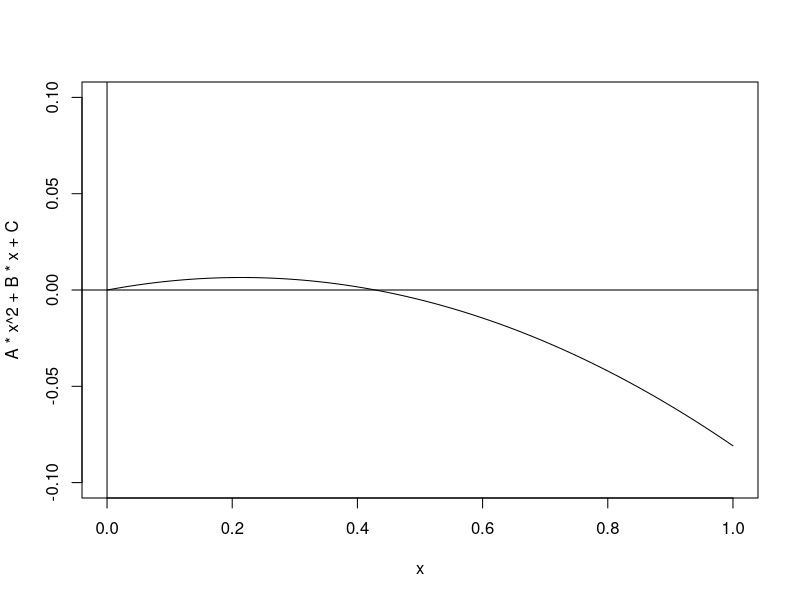
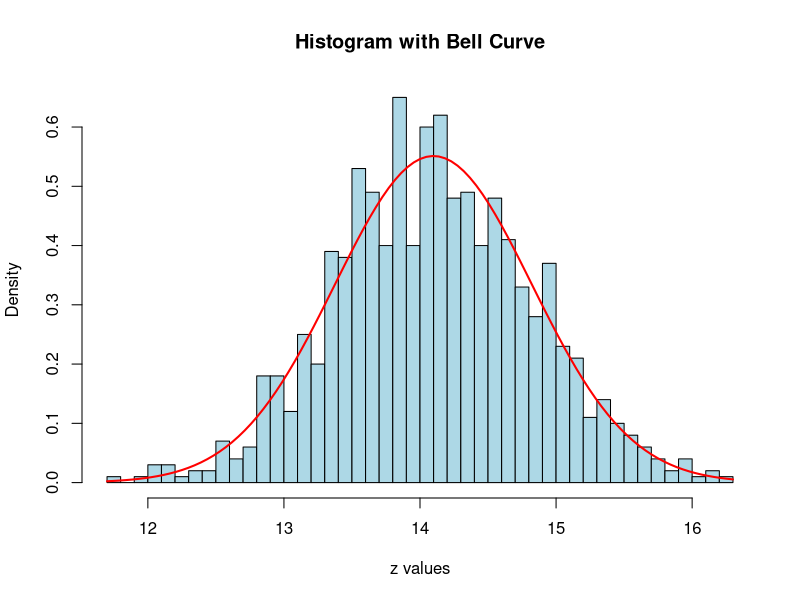
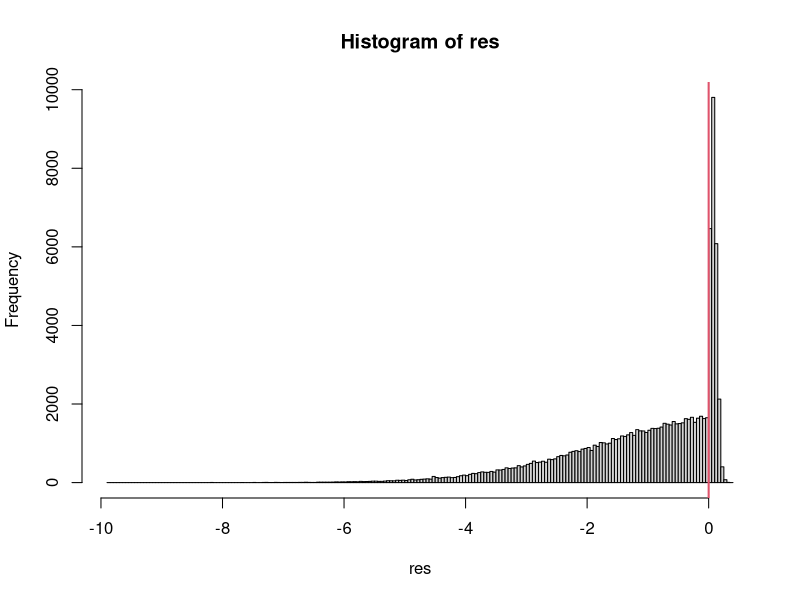
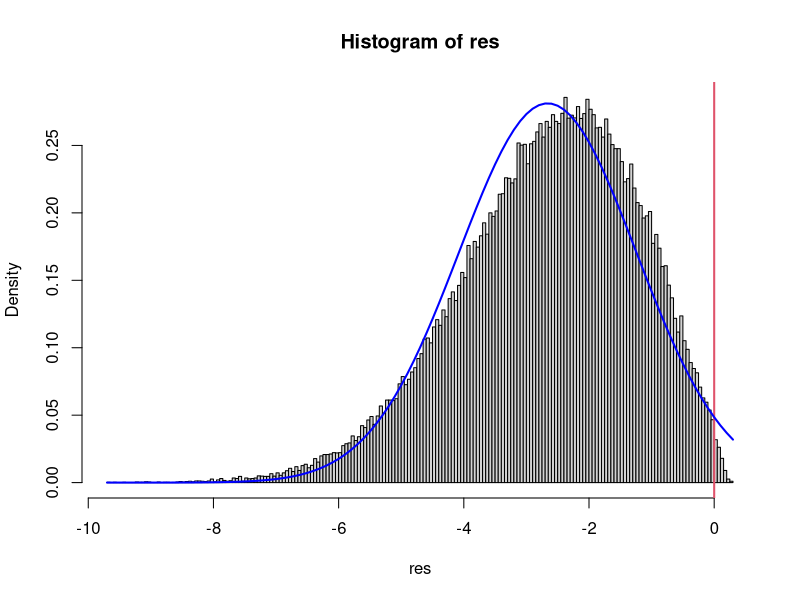

Reproduce these figures in R, in order. (Note: a time limit stopped this script after it produced the figures.)


t <- 10^3

y <- rnorm(t)
cumy <- c(0,cumsum(y))

r <- 20
s <- 50

meany <- function(u,v)
{
 (cumy[v+1] - cumy[u+1])/(v-u)
}
Qdiff <- function(u,v)
{
  (v*meany(0,v)^2 - u*meany(0,u)^2) / (v - u)
}

A <- -meany(r,s)^2 + Qdiff(r,s)
B <- meany(r,s)*meany(s,t) - Qdiff(r,s) - Qdiff(s,t)
C <- -meany(s,t)^2 + Qdiff(s,t)


curve(A*x^2 + B*x+C, xlim = c(0,1), ylim = c(-0.1,0.1))
abline(v=0,h=0)


###########################

z <- NULL
m <- 10^3
n <- 200
for(i in 1:m)
{
  y <- rnorm(n)
  z <- c(z, sqrt(sum(y^2)))
}

hist(z, breaks = 50, probability = TRUE,
     main = "Histogram with Bell Curve",
     xlab = "z values", col = "lightblue")

# Add the bell curve (normal distribution)
curve(dnorm(x, mean = base::mean(z), sd = sd(z)),
      col = "red", lwd = 2, add = TRUE)



#################################################################################
#################################################################################


t <- 101

y <- rnorm(t)
cumy <- c(0,cumsum(y))

s <- 100
r <- 1


################################################################################################
################################################################################################
################################################################################################

pruning <- function(r,s,t)
{
  y <- rnorm(t)
  cumy <- c(0,cumsum(y))
  meany <- function(u,v){(cumy[v+1] - cumy[u+1])/(v-u)}
  res <- sqrt(r/s)*abs(meany(0,r) - meany(r,s))  - abs(meany(s,t) - meany(r,s)) - sqrt(s/t)*abs(meany(0,s) - meany(s,t))
  return(res)
}

################################################

pruning_dim <- function(r,s,t, dim = 2)
{
  y <- matrix(rnorm(t * dim), nrow = dim, ncol = t)
  cumy <- cbind(0,t(apply(y, 1, cumsum)))
  meany <- function(u,v){(cumy[,v+1] - cumy[,u+1])/(v-u)}
  res <- sqrt(r/s)*sqrt(sum((meany(0,r) - meany(r,s))^2)) - sqrt(sum((meany(s,t) - meany(r,s))^2)) - sqrt(s/t)*sqrt(sum((meany(0,s) - meany(s,t))^2))
  return(res)
}

################################################

m <- 10^5
t <- 10
s <- 9
r <- 8

res <- replicate(m, pruning(r,s,t))
hist(res, breaks = 200)
abline(v = 0, col = 2, lwd =2)
mean(res>0)


res <- replicate(m, pruning_dim(r,s,t, dim = 4))
hist(res, breaks = 200, probability = TRUE)
abline(v = 0, col = 2, lwd =2)
mean(res>0)

curve(dnorm(x, mean = mean(res), sd = sd(res)),
      col = "blue", lwd = 2, add = TRUE)




val <- NULL
for(i in 1:10)
{
  print(i)
  res <- replicate(m, pruning_dim(r,s,t, dim = i))
  val <- c(val, mean(res>0))
}

val
plot(val)
plot((-log(val)))
plot((1:10), (-log(val)))



################################################################################################
################################################################################################
################################################################################################

pruningALL <- function(s, t)
{
  y <- rnorm(t)
  cumy <- c(0,cumsum(y))
  meany <- function(u,v){(cumy[v+1] - cumy[u+1])/(v-u)}
  res <- rep(0, s-1)
  for(r in 1:(s-1))
  {
    res[r] <- sqrt(r/s)*abs(meany(0,r) - meany(r,s))  - abs(meany(s,t) - meany(r,s)) - sqrt(s/t)*abs(meany(0,s) - meany(s,t))
  }
  return(res)
}

res <- pruningALL(30,100)
plot(res, type = 'b', ylim =c(min(c(res,-0.01)), max(c(res, 0.01))))
abline(h=0, col = 2, lwd = 2)

################################################



m <- 10^5
t <- 10000
s <- 50
r <- 8

res <- replicate(m, pruning(r,s,t))
hist(res, breaks = 200, probability = T)
abline(v = 0, col = 2, lwd =2)
mean(res>0)

curve(dnorm(x, mean = mean(res), sd = sd(res)),
      col = "blue", lwd = 2, add = TRUE)


#################################################


pruningALLALL <- function(t)
{
  y <- rnorm(t)
  cumy <- c(0,cumsum(y))
  meany <- function(u,v){(cumy[v+1] - cumy[u+1])/(v-u)}

  res <- matrix(rep(-Inf, (t-1)*(t-1)), t-1, t-1)
  for(s in 2:(t-1))
  {
    for(r in 1:(s-1))
    {
      res[r,s] <- sqrt(r/s)*abs(meany(0,r) - meany(r,s))  - abs(meany(s,t) - meany(r,s)) - sqrt(s/t)*abs(meany(0,s) - meany(s,t))
    }
  }
  return(res)
}

t <- 1000
res <- pruningALLALL(t)
#res[t-1,1:(t-1)/2] <- 1 #positif marron
res2 <- t(res[nrow(res):1,])

image(res2)
image(res2>=0)

apply(res, 2, max)
t - sum(apply(res, 2, function(x) max(x) > 0))


res1 <- dust.partitioner.1D(model = "gauss", method = "fastest")$quick(data = rnorm(t), penalty = log(t))
res1$changepoints
res1$nb





########################################################################
########################################################################






PruningIndex_s_time_t <- function(s, t)
{
  y <- rnorm(t)
  cumy <- c(0,cumsum(y))
  meany <- function(u,v){(cumy[v+1] - cumy[u+1])/(v-u)}

  res <- matrix(rep(-Inf, (s-1)*(t-s)), s-1, t-s)
  for(u in 1:(t-s))
  {
    tt <- s + u
    for(r in 1:(s-1))
    {
      res[r,u] <- sqrt(r/s)*abs(meany(0,r) - meany(r,s))  - abs(meany(s,tt) - meany(r,s)) - sqrt(s/tt)*abs(meany(0,s) - meany(s,tt))
    }
  }
  return(res)
}

s <- 50
t <- 200
res <- PruningIndex_s_time_t(s, t)
res
#res[t-1,1:(t-1)/2] <- 1 #positif marron
res2 <- t(res[nrow(res):1,])

image(res2)
image(res2>=0)

which(apply(res, 2, max) > 0)[1]
max(apply(res, 2, max)) > 0
